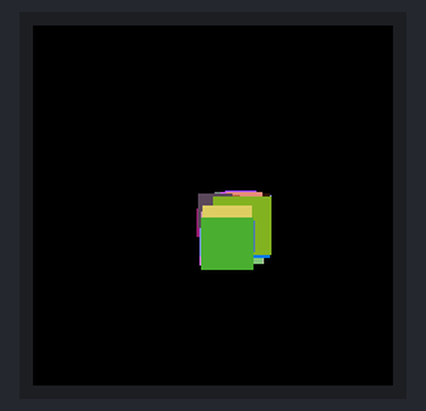
The program below on a simulated Raspberry Pi Pico running MicroPython. Parts: 240×240 colour display. Random numbers come from a fixed seed; library files of the repository ran but are not shown: st7789.py; what the program prints to the serial console is not drawn.

Above: at 1.17 s.
At 3.58 s:
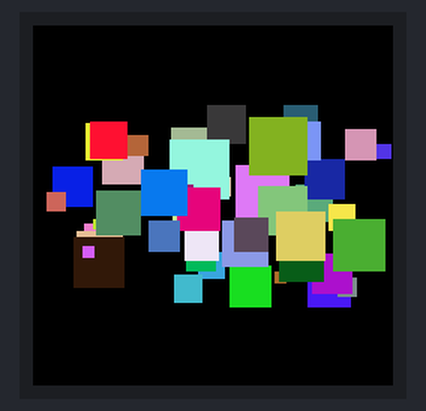
At 5.99 s:
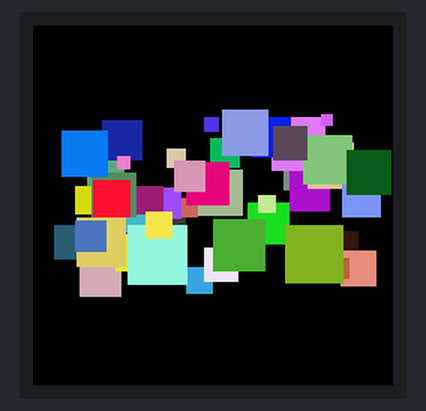
At 11.4 s:
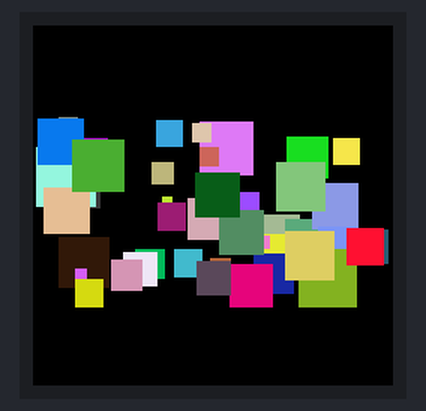
At 16.51 s:
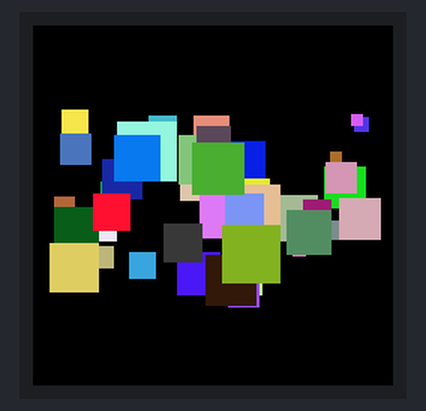
At 21.62 s:
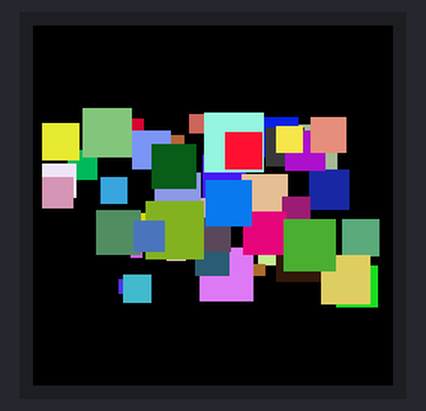

The program:

boxes_buffer_7789.py
```python
"""

ST7789 version of bouncing boxes with frame buffer

"""
import time
from time import sleep
import st7789 as st7789
from machine import Pin, SPI
import machine
import framebuf
from random import random, seed, randint
from utime import sleep_us, ticks_cpu, ticks_us, ticks_diff
import gc
import os
import math


class Box(object):
    """Bouncing box."""

    def __init__(self, screen_width, screen_height, size, display, color):
        """Initialize box.

        Args:
            screen_width (int): Width of screen.
            screen_height (int): Width of height.
            size (int): Square side length.
            display (framebuf): frame buffer.
            color (int): RGB565 color value.
        """
        self.size = size
        self.w = screen_width
        self.h = screen_height
        self.display = display
        self.color = color
        # Generate non-zero random speeds between -5.0 and 5.0
        seed(ticks_cpu())
        r = random() * 10.0
        self.x_speed = r - 5
        r = random() * 10.0
        self.y_speed = r - 5

        self.x = self.w / 2
        self.y = self.h / 2

        self.prev_x = self.x
        self.prev_y = self.y

    def update_pos(self):
        """Update box position and speed."""

        # update position
        self.x += self.x_speed
        self.y += self.y_speed

        # limit checking
        if self.x < 0:
            self.x = 0
            self.x_speed = -self.x_speed
        elif self.x > (self.w - self.size):
            self.x = self.w - self.size
            self.x_speed = -self.x_speed
        if self.y < 0:
            self.y = 0
            self.y_speed = -self.y_speed
        elif self.y > (self.h - self.size):
            self.y = self.h - self.size
            self.y_speed = -self.y_speed

        # extra processing load
        # for num in range(1, 200):
        #     num2 = math.sqrt(num)

    def draw(self):
        """Draw box."""
        x = int(self.x)
        y = int(self.y)
        size = self.size
        self.display.fill_rect(x, y, size, size, self.color)


def free(full=False):
    gc.collect()
    F = gc.mem_free()
    A = gc.mem_alloc()
    T = F + A
    P = '{0:.2f}%'.format(F / T * 100)
    if not full:
        return P
    else:
        return ('Total:{0} Free:{1} ({2})'.format(T, F, P))


# set landscape screen
screen_width = 135
screen_height = 240
screen_rotation = 1

spi = SPI(1,
          baudrate=31250000,
          polarity=1,
          phase=1,
          bits=8,
          firstbit=SPI.MSB,
          sck=Pin(10),
          mosi=Pin(11))

display = st7789.ST7789(
    spi,
    screen_width,
    screen_height,
    reset=Pin(12, Pin.OUT),
    cs=Pin(9, Pin.OUT),
    dc=Pin(8, Pin.OUT),
    backlight=Pin(13, Pin.OUT),
    rotation=screen_rotation)

print(spi)

# FrameBuffer needs 2 bytes for every RGB565 pixel
buffer_width = 240
buffer_height = 136
buffer = bytearray(buffer_width * buffer_height * 2)
fbuf = framebuf.FrameBuffer(buffer, buffer_width, buffer_height, framebuf.RGB565)


def main_loop():
    """Test code."""

    global display, fbuf, buffer, buffer_width, buffer_height

    try:

        boxes = [Box(buffer_width - 1, buffer_height - 1, randint(7, 40), fbuf,
                     st7789.color565(randint(30, 256), randint(30, 256), randint(30, 256))) for i in range(50)]

        print(free())

        start_time = ticks_us()
        frame_count = 0
        while True:

            for b in boxes:
                b.update_pos()

            for b in boxes:
                b.draw()

            # render display
            display.blit_buffer(buffer, 0, 0, buffer_width, buffer_height)

            # clear buffer
            fbuf.fill(0)

            frame_count += 1
            if frame_count == 100:
                frame_rate = 100 / ((ticks_us() - start_time) / 1000000)
                print(frame_rate)
                start_time = ticks_us()
                frame_count = 0


    except KeyboardInterrupt:
        display.cleanup()


main_loop()
```
